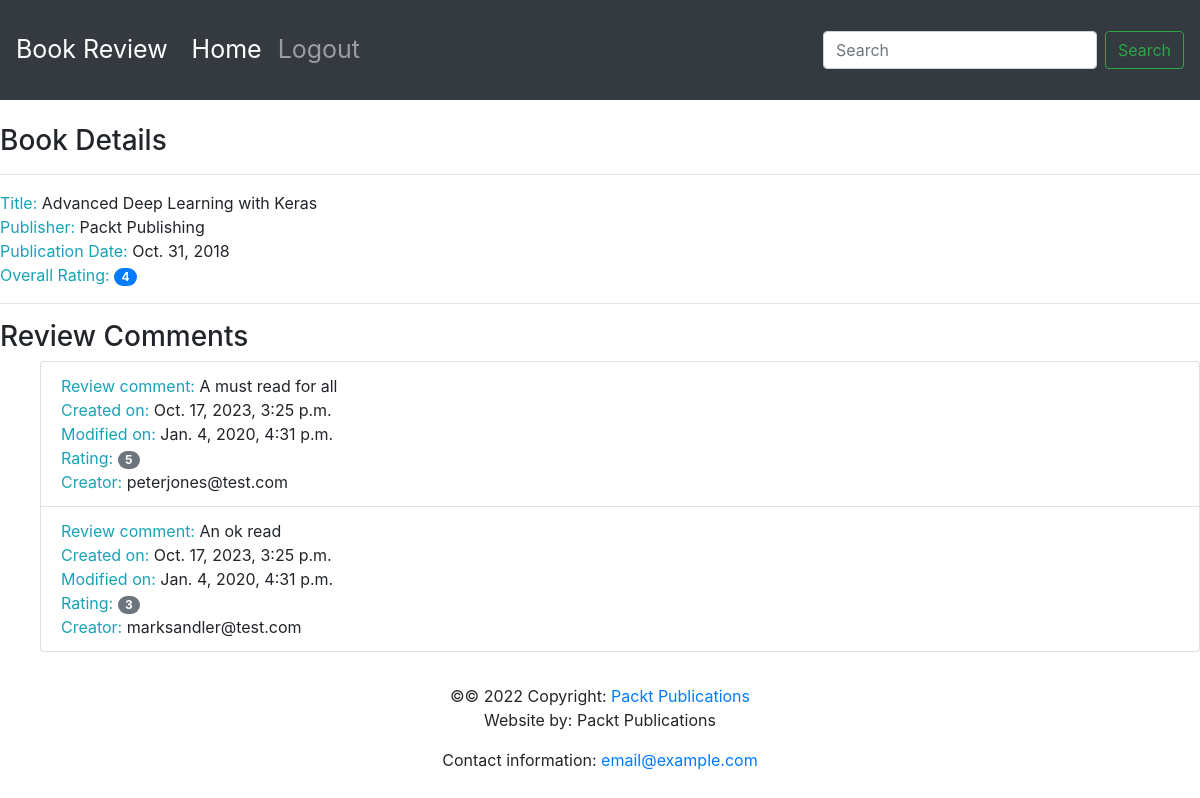
Screenshot of /book/1/ with the database file from the repository.
### reviews/models.py (models this page shows, shortened)
class Book(models.Model):
    title = models.CharField(
        max_length=70,
        help_text="The title of the book.")
    publication_date = models.DateField(
        verbose_name="Date the book was published.")
    isbn = models.CharField(
        max_length=20,
        verbose_name="ISBN number of the book.")
    publisher = models.ForeignKey(
        Publisher, on_delete=models.CASCADE)
    contributors = models.ManyToManyField(
        'Contributor', through="BookContributor")

class Publisher(models.Model):
    name = models.CharField(
        max_length=50,
        help_text="The name of the publisher.")
    website = models.URLField(
        help_text="The publisher's website.")
    email = models.EmailField(
        help_text="The publisher's email address.")
    def __str__(self): return self.name

class Review(models.Model):
    content = models.TextField(
        help_text="The review text.")
    rating = models.IntegerField(
        help_text="The rating the reviewer has given.")
    date_created = models.DateTimeField(
        auto_now_add=True,
        help_text="The date and time the review was created.")
    date_edited = models.DateTimeField(
        null=True,
        help_text="The date and time the review was last edited.")
    creator = models.ForeignKey(
        auth.get_user_model(), on_delete=models.CASCADE)
    book = models.ForeignKey(
        Book, on_delete=models.CASCADE,
        help_text="The book that this review is for.")

### reviews/views.py (the view)
# urls.py: path(r'book/<int:pk>/', views.book_details, name='book_details')
def book_details(request, pk):
    book = get_object_or_404(Book, pk=pk)
    reviews = book.review_set.all()
    context = {
        'book_details': get_book_details(book),
        'reviews': reviews
    }
    return render(request, 'reviews/book_details.html', context)

### reviews/utils.py (called while the page is built)
def average_rating(rating_list):
    if not rating_list: return 0
    return round(sum(rating_list) / len(rating_list))

def get_book_details(book):
    reviews = book.review_set.all()
    if reviews:
        book_rating = average_rating([review.rating for review in reviews])
        number_of_reviews = len(reviews)
    else:
        book_rating = None
        number_of_reviews = 0
    return {
        'book': book,
        'rating': book_rating,
        'number_of_reviews': number_of_reviews
    }

### reviews/templates/reviews/book_details.html
{% extends 'reviews/base.html' %}
{% block content %}
<br>
<h3>Book Details</h3>
<hr>
<span class="text-info">Title: </span> <span>{{ book_details.book.title }}</span>
<br>
<span class="text-info">Publisher: </span><span>{{ book_details.book.publisher }}</span>
<br>
<span class="text-info">Publication Date: </span><span>{{ book_details.book.publication_date }}</span>
<br>
{% if not reviews %}
    <hr>
    <h3>Be the first one to write a review.</h3>
{% else %}
    <span class="text-info">Overall Rating: </span><span class="badge badge-primary badge-pill">{{ book_details.rating }}</span>
    <br>
    <hr>
    <h3>Review Comments</h3>
    <ul>
    {% for review in reviews %}
        <li class="list-group-item">
            <span class="text-info">Review comment: </span> <span>{{ review.content }}</span>
            <br>
            <span class="text-info">Created on: </span><span>{{ review.date_created }}</span>
            <br>
            <span class="text-info">Modified on: </span><span>{{ review.date_edited }}</span>
            <br>
            <span class="text-info">Rating: </span><span class="badge badge-secondary badge-pill">{{ review.rating }}</span>
            <br>
            <span class="text-info">Creator: </span><span>{{ review.creator.username }}</span>
            <br>
        </li>
    {% endfor %}
    </ul>
{% endif %}
{% endblock %}

### rows the page displays
Book: book "Advanced Deep Learning with Keras", book.publisher "Packt Publishing", book.publication_date "Oct. 31, 2018"
Review: content "A must read for all", date_created "Oct. 17, 2023, 3:25 p.m.", date_edited "Jan. 4, 2020, 4:31 p.m.", rating "5", creator.username "peterjones@test.com"
Review: content "An ok read", date_created "Oct. 17, 2023, 3:25 p.m.", date_edited "Jan. 4, 2020, 4:31 p.m.", rating "3", creator.username "marksandler@test.com"

### other values shown
{{ book_details.rating }} "4"
